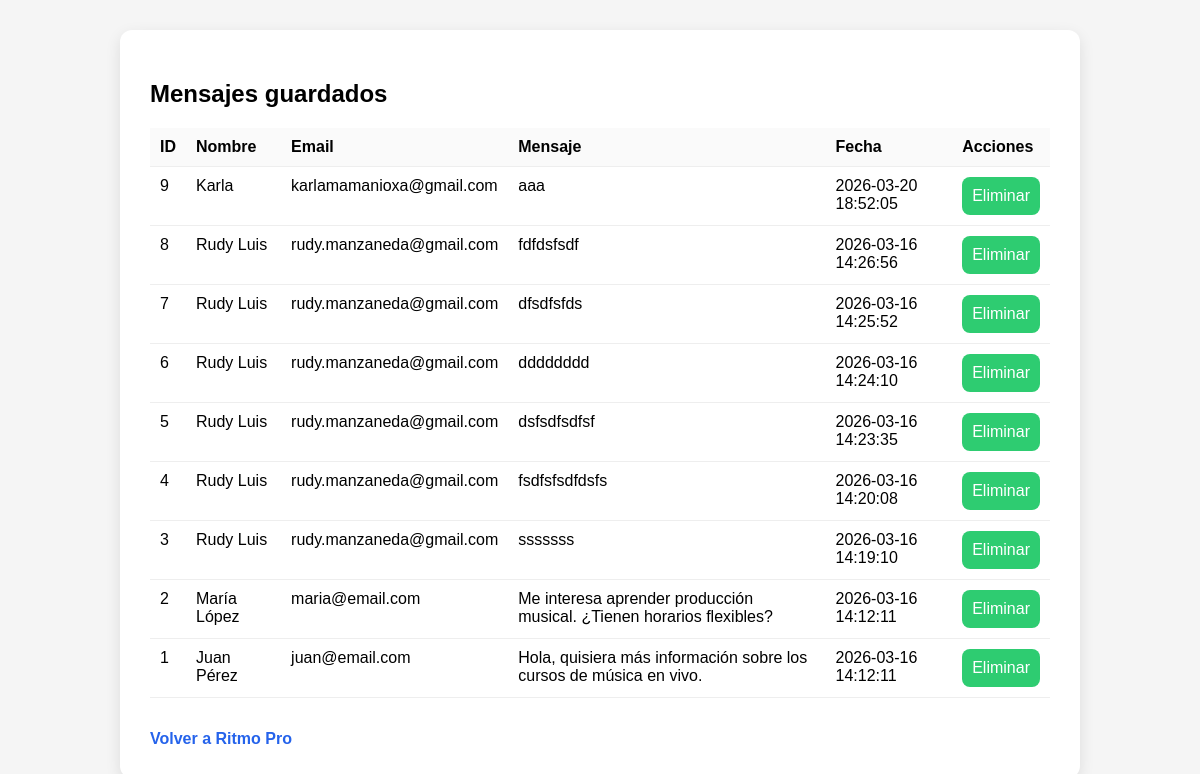
The page /mensajes on the database its author committed.
### tables this page shows
CREATE TABLE mensajes_contacto (
    id INTEGER PRIMARY KEY AUTOINCREMENT,
    nombre TEXT NOT NULL,
    email TEXT NOT NULL,
    mensaje TEXT NOT NULL,
    fecha_envio DATETIME DEFAULT CURRENT_TIMESTAMP,
    leido INTEGER DEFAULT 0
);

### app.py (the view)
@app.route('/mensajes')
def ver_mensajes():
    conn = get_db_connection()
    mensajes = conn.execute("SELECT id, nombre, email, mensaje, fecha_envio FROM mensajes_contacto ORDER BY id DESC").fetchall()
    conn.close()
    return render_template('mensajes.html', mensajes=mensajes)

### app.py (called while the page is built)
def get_db_connection():
    conn = sqlite3.connect(DATABASE)
    conn.row_factory = sqlite3.Row
    return conn

### templates/mensajes.html (shortened to what this page needs)
<!doctype html>
<html lang="es">
  <head>
    <link
      rel="stylesheet"
      href="{{ url_for('static', filename='css/style.css') }}"
    />
  </head>
  <body>
    <div class="card wide">
      <h2>Mensajes guardados</h2>
      <table>
        <thead>
          <tr>
            <th>ID</th>
            <th>Nombre</th>
            <th>Email</th>
            <th>Mensaje</th>
            <th>Fecha</th>
            <th>Acciones</th>
          </tr>
        </thead>
        <tbody>
          {% for m in mensajes %}
            <tr>
                <td>{{ m['id'] }}</td>
                <td>{{ m['nombre'] }}</td>
                <td>{{ m['email'] }}</td>
                <td>{{ m['mensaje'] }}</td>
                <td>{{ m['fecha_envio'] }}</td> <td>
                    <form action="/eliminar/{{ m['id'] }}" method="POST">
                        <button type="submit" class="btn-eliminar">Eliminar</button>
                    </form>
                </td>
            </tr>
          {% endfor %}
        </tbody>
      </table>
      <br>
      <a class="link" href="/">Volver a Ritmo Pro</a>
    </div>
  </body>
</html>

### static/css/style.css (style rules this page uses)
body { font-family: Arial, sans-serif; background:#f5f5f5; margin:0; padding:30px; display:flex; justify-content:center; }
.card { background:white; padding:30px; border-radius:12px; box-shadow:0 5px 15px rgba(0,0,0,0.10); width:320px; }
.card.wide { width:min(900px, 95vw); }
button { background:#2ecc71; color:white; border:none; padding:10px; width:100%; border-radius:8px; font-size:16px; cursor:pointer; }
.link { display:inline-block; margin-top:14px; text-decoration:none; color:#2563eb; font-weight:600; }
table { width:100%; border-collapse:collapse; margin-top:14px; }
th, td { border-bottom:1px solid #eee; padding:10px; text-align:left; vertical-align:top; }
th { background:#fafafa; }

### rows shown on the page
mensajes_contacto: id "9", nombre "Karla", email "karlamamanioxa@gmail.com", mensaje "aaa", fecha_envio "2026-03-20 18:52:05"
mensajes_contacto: id "8", nombre "Rudy Luis", email "rudy.manzaneda@gmail.com", mensaje "fdfdsfsdf", fecha_envio "2026-03-16 14:26:56"
mensajes_contacto: id "7", nombre "Rudy Luis", email "rudy.manzaneda@gmail.com", mensaje "dfsdfsfds", fecha_envio "2026-03-16 14:25:52"
mensajes_contacto: id "6", nombre "Rudy Luis", email "rudy.manzaneda@gmail.com", mensaje "dddddddd", fecha_envio "2026-03-16 14:24:10"
mensajes_contacto: id "5", nombre "Rudy Luis", email "rudy.manzaneda@gmail.com", mensaje "dsfsdfsdfsf", fecha_envio "2026-03-16 14:23:35"
mensajes_contacto: id "4", nombre "Rudy Luis", email "rudy.manzaneda@gmail.com", mensaje "fsdfsfsdfdsfs", fecha_envio "2026-03-16 14:20:08"
mensajes_contacto: id "3", nombre "Rudy Luis", email "rudy.manzaneda@gmail.com", mensaje "sssssss", fecha_envio "2026-03-16 14:19:10"
mensajes_contacto: id "2", nombre "María López", email "maria@email.com", mensaje "Me interesa aprender producción musical. ¿Tienen horarios flexibles?", fecha_envio "2026-03-16 14:12:11"
mensajes_contacto: id "1", nombre "Juan Pérez", email "juan@email.com", mensaje "Hola, quisiera más información sobre los cursos de música en vivo.", fecha_envio "2026-03-16 14:12:11"
